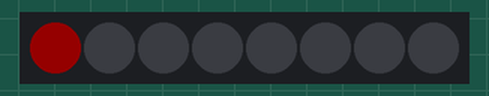
The sketch below on a simulated Arduino Uno, built with avr-gcc and run on an emulated ATmega328P. Shown: 8 RGB LEDs in strip order, left to right. Dim RGB values are drawn brighter than linear.

Above: at 0.05 s.
At 0.75 s:
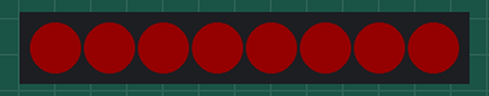
At 1.25 s:
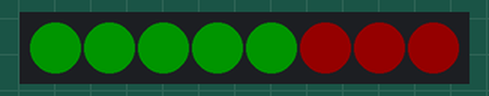
At 1.86 s:
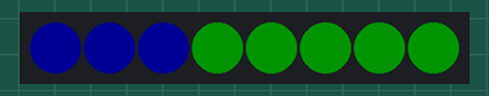
At 2.5 s:
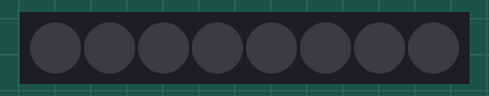
At 3.86 s:
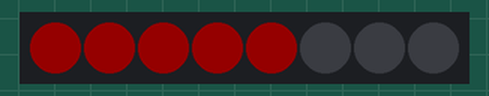
Timing chart, 0 to 40.0 s (numbered marks = the images above):
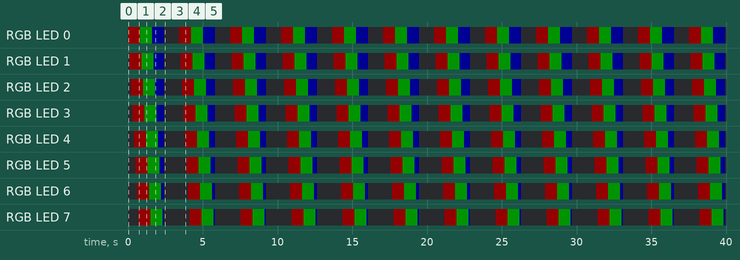

The sketch:

LedTest.ino
```cpp
#include <FastLED.h>

#define NUM_LEDS 8
#define DATA_PIN 3

// Define the array of leds
CRGB leds[NUM_LEDS];

void setup() {
    // Uncomment/edit one of the following lines for your leds arrangement.
    // ## Clockless types ##
    FastLED.addLeds<NEOPIXEL, DATA_PIN>(leds, NUM_LEDS);
}

void loop() {
  for(int i = 0; i < NUM_LEDS; i++) {
    leds[i].setRGB(20, 0, 0);
    FastLED.show();
    delay(100);
  }

  for(int i = 0; i < NUM_LEDS; i++) {
    leds[i].setRGB(0, 20, 0);
    FastLED.show();
    delay(100);
  }

  for(int i = 0; i < NUM_LEDS; i++) {
    leds[i].setRGB(0, 0, 20);
    FastLED.show();
    delay(100);
  }

  for(int i = 0; i < NUM_LEDS; i++) {
    leds[i].setRGB(0, 0, 0);
  }

  FastLED.show();
  delay(1000);
}
```

Measured:
- by itself, RGB LED 0: repeats every 3.4 s: RGB(0, 20, 0) 0.80 s, RGB(0, 0, 20) 0.80 s, off 1.0 s, RGB(20, 0, 0) 0.80 s
- by itself, RGB LED 1: repeats every 3.4 s: RGB(0, 20, 0) 0.80 s, RGB(0, 0, 20) 0.70 s, off 1.1 s, RGB(20, 0, 0) 0.80 s
- by itself, RGB LED 2: repeats every 3.4 s: RGB(0, 20, 0) 0.80 s, RGB(0, 0, 20) 0.60 s, off 1.2 s, RGB(20, 0, 0) 0.80 s
- by itself, RGB LED 3: repeats every 3.4 s: RGB(0, 20, 0) 0.80 s, RGB(0, 0, 20) 0.50 s, off 1.3 s, RGB(20, 0, 0) 0.80 s
- by itself, RGB LED 4: repeats every 3.4 s: RGB(0, 20, 0) 0.80 s, RGB(0, 0, 20) 0.40 s, off 1.4 s, RGB(20, 0, 0) 0.80 s
- by itself, RGB LED 5: repeats every 3.4 s: RGB(0, 20, 0) 0.80 s, RGB(0, 0, 20) 0.30 s, off 1.5 s, RGB(20, 0, 0) 0.80 s
- by itself, RGB LED 6: repeats every 3.4 s: RGB(0, 20, 0) 0.80 s, RGB(0, 0, 20) 0.20 s, off 1.6 s, RGB(20, 0, 0) 0.80 s
- by itself, RGB LED 7: repeats every 3.4 s: RGB(0, 20, 0) 0.80 s, RGB(0, 0, 20) 0.10 s, off 1.7 s, RGB(20, 0, 0) 0.80 s
